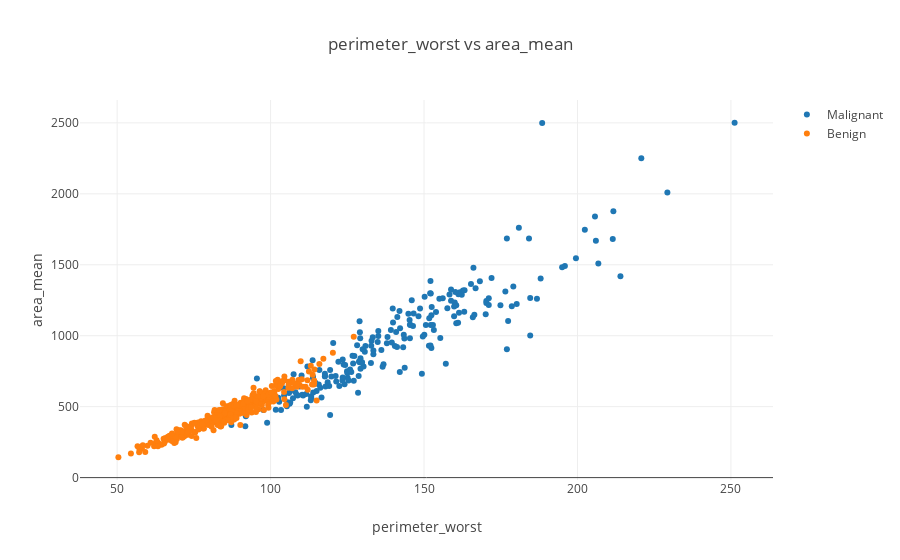

The code cell stored with this chart in its notebook:
### Code cell
plot_corr('perimeter_worst', 'area_mean')

### Figure 1 — Plotly figure (JSON) as saved in the notebook; plotly's stock layout.template omitted (floating-point values rounded to 4 significant figures; data arrays with more than 128 entries replaced by an {"elided": "..."} marker saying what was removed)
{"data": [{"mode": "markers", "name": "Malignant", "type": "scatter", "uid": "56b4629e-8ebb-11e9-8ad1-1062e5f011e3", "x": {"elided": "212 float values"}, "y": {"elided": "212 float values"}}, {"mode": "markers", "name": "Benign", "type": "scatter", "uid": "56b4629f-8ebb-11e9-8e4b-1062e5f011e3", "x": {"elided": "357 float values"}, "y": {"elided": "357 float values"}}], "layout": {"title": "perimeter_worst vs area_mean", "xaxis": {"title": "perimeter_worst"}, "yaxis": {"title": "area_mean"}}}
